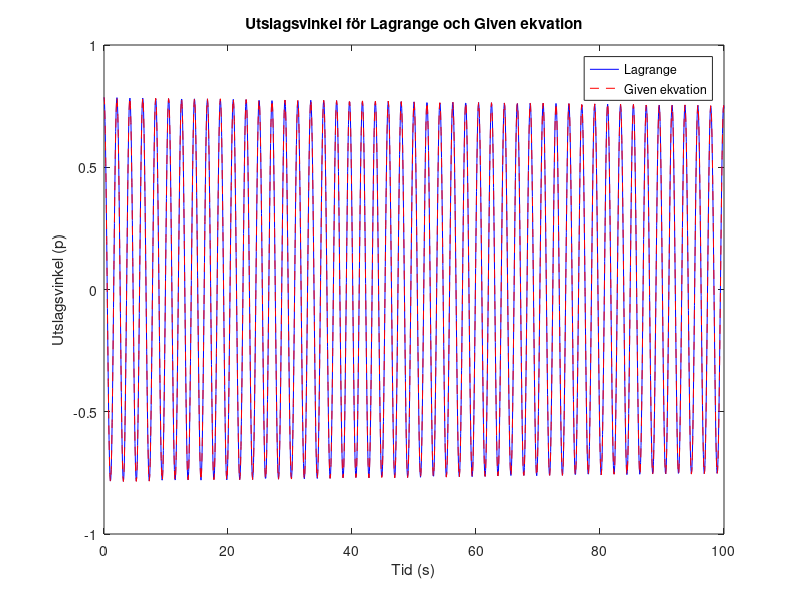

The MATLAB script that drew this image:
% Parametrar
g = 9.81;         % Tyngdacceleration (m/s^2)
l = 1.0;          % Pendellängd (meter)
a = 0.1;          % Amplitud för oscillationer i upphängningspunkt
omega = (1 / (2 * pi)) * sqrt(g / l);      % Egenfrekvens för pendeln (rad/s)

% Funktion för Lagrange-ekvationen
lagrange_eq = @(t, y) [y(2); -g/l*sin(y(1))];

% Funktion för given ekvation
given_eq = @(t, y) [y(2); -(g + a*omega^2*cos(omega*t))*sin(y(1))/l];

% Tidsintervall
tspan = [0 100];

% Initiala villkor för utslagsvinkel och vinkelhastighet
initial_p = pi / 4;   % Justera utslagsvinkeln här
initial_dpdt = 0;  % Justera vinkelhastigheten här
y0 = [initial_p; initial_dpdt];

% Lösningsberäkningar med ode45
[t_lagrange, y_lagrange] = ode45(lagrange_eq, tspan, y0);
[t_given, y_given] = ode45(given_eq, tspan, y0);

% Plotta utslagsvinkeln över tid
figure;
plot(t_lagrange, y_lagrange(:,1), 'b', t_given, y_given(:,1), '--r');
xlabel('Tid (s)');
ylabel('Utslagsvinkel (p)');
title('Utslagsvinkel för Lagrange och Given ekvation');

legend('Lagrange', 'Given ekvation');
